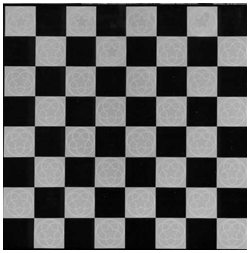
%> input picture chessboard00.png, 250 x 253 px
$ octave --eval "harris;"   (GNU Octave 9; MATLAB toolbox functions it lacks are replaced by stand-ins)
%> lines starting %> are read from the running program, lines starting %| are printed output that depends on the picture
function harris()
%HARRIS Summary of this function goes here
%   Detailed explanation goes here
k = 0.04;
window_size = 11;
nbpoints = 81;

[file_name, pathname] = uigetfile('*.*','Select path of image file');
%> the answer given: chessboard00.png
fileLocation = strcat(pathname,file_name);
im = imread(fileLocation);
%> im is the input picture: size 253x250 uint8; min 0, max 255, mean 97.2
im_orig = im;
if size(im,3)>1
    im=rgb2gray(im);
end
% Derivative masks
dx = [-1 0 1;
      -1 0 1;
      -1 0 1];
dy = dx';

% Image derivatives
Ix = conv2(double(im), dx, 'same');
Iy = conv2(double(im), dy, 'same');
sigma=2;
% Generate Gaussian filter of size 9x9 and std. dev. sigma.
g = fspecial('gaussian',9, sigma);
% Smoothed squared image derivatives
Ix2 = conv2(Ix.^2, g, 'same');
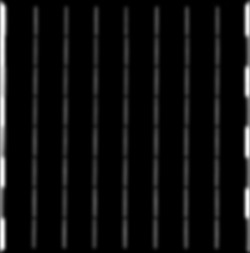
%> Ix2: size 253x250 double; min 0, max 291717.4, mean 17552.5; drawn with min black and max white
Iy2 = conv2(Iy.^2, g, 'same');
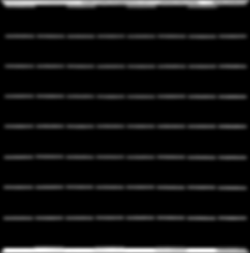
%> Iy2: size 253x250 double; min 0, max 300728.9, mean 20029.5; drawn with min black and max white
Ixy = conv2(Ix.*Iy, g, 'same');
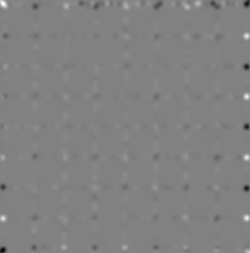
%> Ixy: size 253x250 double; min -24077.5, max 23297, mean 8; drawn with min black and max white
%figure(1);title();
FigHandle = figure;
set(FigHandle, 'Position', [100, 100, 1049, 600],'Name',['Corner Detection ', file_name]);
subplot(2,4,1);imshow(im,[]);title(file_name);
hold on

%%Part 1
%Modify the code above to compute a matrix E which contains for every point
%the value of the smaller eigenvalue of M.
tic
mask = 1/9*[1 1 1 ;1 1 1 ;1 1 1];
Ix2_c = conv2(Ix2, mask, 'same');
Iy2_c = conv2(Iy2, mask, 'same');
Ixy_c = conv2(Ixy, mask, 'same');
[i_height, i_width] = size(im);
%> i_height = 253; i_width = 250
E = zeros( i_height, i_width);
tic
 for i = 1:i_height
    for j = 1:i_width
        M = [Ix2_c(i,j) Ixy_c(i,j); Ixy_c(i,j) Iy2_c(i,j)];
        eig_v = min(eig(M));
        E(i,j) = eig_v;
    end
 end
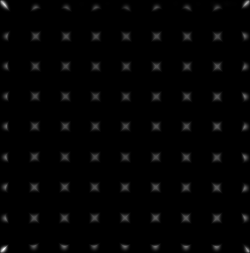
%> E: size 253x250 double; min 0.000338, max 123649.3, mean 2041.2; drawn with min black and max white
elapsed_time_E = toc;
subplot(2,4,3);imshow(mat2gray(E),[]);title(['E -Time= ',num2str(elapsed_time_E),' s']);

%%Part 2

tic
R_loop = zeros(i_height, i_width);
for i = 1:i_height
    for j = 1:i_width
        M = [Ix2_c(i,j), Ixy_c(i,j); Ixy_c(i,j), Iy2_c(i,j)];
        R_loop(i,j) = double(det(M) - k*trace(M)^2);
    end
end
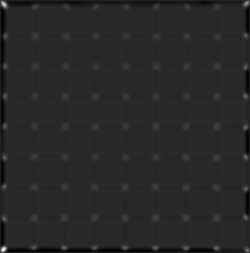
%> R_loop: size 253x250 double; min -3.3e+09, max 1.69e+10, mean -48661701.2; drawn with min black and max white
elapsed_time_R_loop = toc;
subplot(2,4,2);imshow(mat2gray(R_loop),[]);title(['R-loop -Time= ',num2str(elapsed_time_R_loop),' s']);


tic
R = (Ix2_c.* Iy2_c+ Ixy_c.*Ixy_c) - k*(Ix2_c +Iy2_c).^2;
elapsed_time_R_optimized = toc;
subplot(2,4,4);imshow(mat2gray(R),[]);title(['R-optimized -Time= ',num2str(elapsed_time_R_optimized),' s']);

%%Part 3
tic
features_E_Max = struct('p_x', zeros(nbpoints,1), 'p_y', zeros(nbpoints, 1));
[~, index_E] = sort( E(:), 'descend');
[row_E,col_E] = ind2sub(size(E), index_E);
for i = 1: nbpoints
    features_E_Max(i).p_y = row_E(i);
    features_E_Max(i).p_x = col_E(i);
end
%> after the loop, features_E_Max = 81 items; first 5, p_x and p_y: 4 250, 5 249, 3 251, 5 5, 4 4
toc
subplot(2,4,5);imshow(im_orig,[]);title('Max - E');
hold on;
for i = 1: size(features_E_Max, 2)
    plot(features_E_Max(i).p_x, features_E_Max(i).p_y, 'r+');
end
%> this loop made 81 passes

tic
features_R_Max = struct('p_x', zeros(nbpoints, 1), 'p_y', zeros(nbpoints, 1));
[~, index_R] = sort( R(:), 'descend');
[row_R,col_R] = ind2sub(size(R), index_R);
for i = 1: nbpoints
    features_R_Max(i).p_y = row_R(i);
    features_R_Max(i).p_x = col_R(i);
end
%> after the loop, features_R_Max = 81 items; first 5, p_x and p_y: 4 250, 5 250, 4 249, 4 251, 3 250
toc

subplot(2,4,6);imshow(im_orig,[]);title('Max - R');
hold on;
for i = 1: size(features_R_Max, 2)
    plot(features_R_Max(i).p_x, features_R_Max(i).p_y, 'r+');
end
title('R - Maximal suppresion')


%%Part 4


%Non-maximum supression is often used along with edge
features_E_NonM = struct('p_x', zeros(nbpoints, 1), 'p_y', zeros(nbpoints, 1));
wsize_2 = floor(window_size/2);
E_pad = padarray(E,[wsize_2,wsize_2]);

count = 1;
while(count<nbpoints)
    for i= 1:size(row_E)
        if( E_pad(row_E(i),col_E(i)) ~= 0 )
            E_pad(row_E(i)-wsize_2 : row_E(i)+wsize_2, col_E(i)-wsize_2:col_E(i)+wsize_2) = 0;
            features_E_NonM(count).p_y = row_E(i);
            features_E_NonM(count).p_x = col_E(i);
            count = count + 1;
        end
        if count == 82
            break;
        end
    end
end
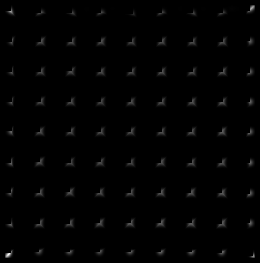
%> E_pad: size 263x260 double; min 0, max 123649.3, mean 1270.4; drawn with min black and max white
%> after the loop, count = 82; features_E_NonM = 81 items; first 5, p_x and p_y: 6 6, 6 248, 248 251, 245 6, 245 218

subplot(2,4,7);imshow(im_orig,[]);title('Non Max- E');
hold on;
for i = 1: size(features_E_NonM, 2)
   plot(features_E_NonM(i).p_x, features_E_NonM(i).p_y, 'r+');
   hold on
end
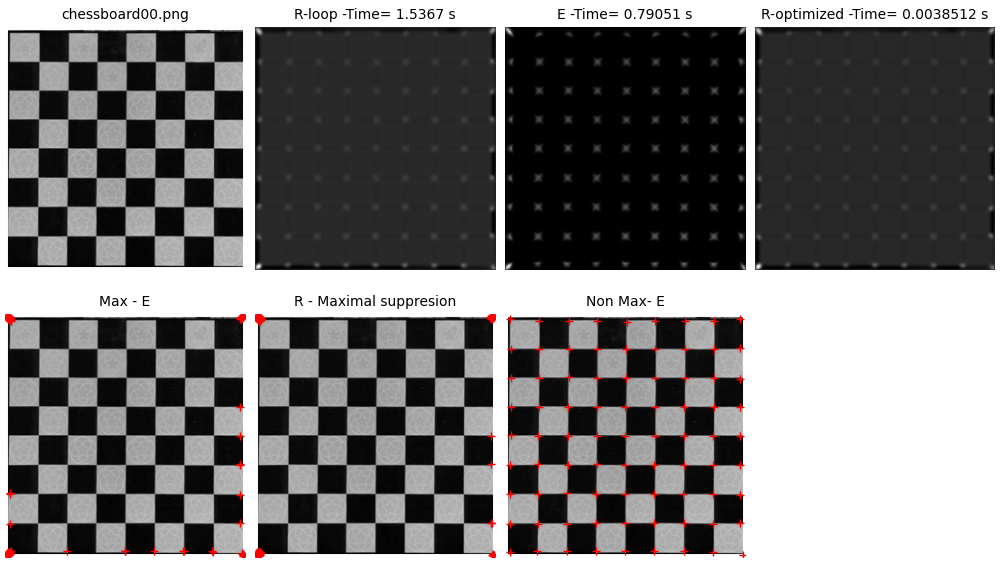
%> figure redrawn from the program's plot data, 7 panels
hold on
SubpixAccuracyE.p_x =zeros(nbpoints,1);
SubpixAccuracyE.p_y =zeros(nbpoints,1);
%> (the run ends here)

$ run again, on chessboard03.png
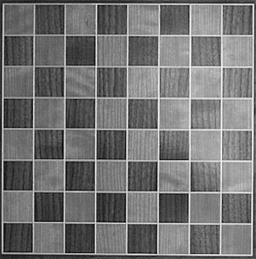
%> input picture chessboard03.png, 256 x 259 px
%> in harris, im is the input picture: size 259x256 uint8; min 6, max 253, mean 115.4
%> after the loop in harris, `for i = 1:i_height`:
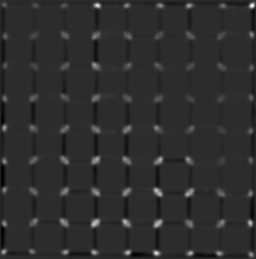
%> R_loop: size 259x256 double; min -568407825.3, max 2.67e+09, mean 20401364.9; drawn with min black and max white
%> after the loop in harris, `for i = 1: nbpoints`: features_E_Max = 81 items; first 5, p_x and p_y: 253 6, 98 6, 252 6, 156 253, 97 6
%> the loop in harris, `for i = 1: size(features_E_Max, 2)` made 81 passes
%> after the loop in harris, `for i = 1: nbpoints`: features_R_Max = 81 items; first 5, p_x and p_y: 253 6, 252 6, 252 7, 253 7, 253 5
%> the loop in harris, `for i = 1: size(features_R_Max, 2)` made 81 passes
%> after the loop in harris, `while(count<nbpoints)`:
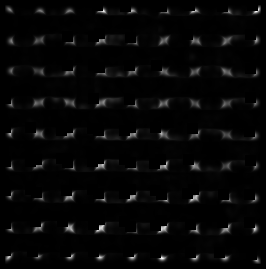
%> E_pad: size 269x266 double; min 0, max 45468.7, mean 1284.9; drawn with min black and max white
%> after the loop in harris, `while(count<nbpoints)`: count = 82; features_E_NonM = 81 items; first 5, p_x and p_y: 253 6, 98 6, 156 253, 94 225, 125 222
%> the loop in harris, `for i = 1: size(features_E_NonM, 2)` made 81 passes
